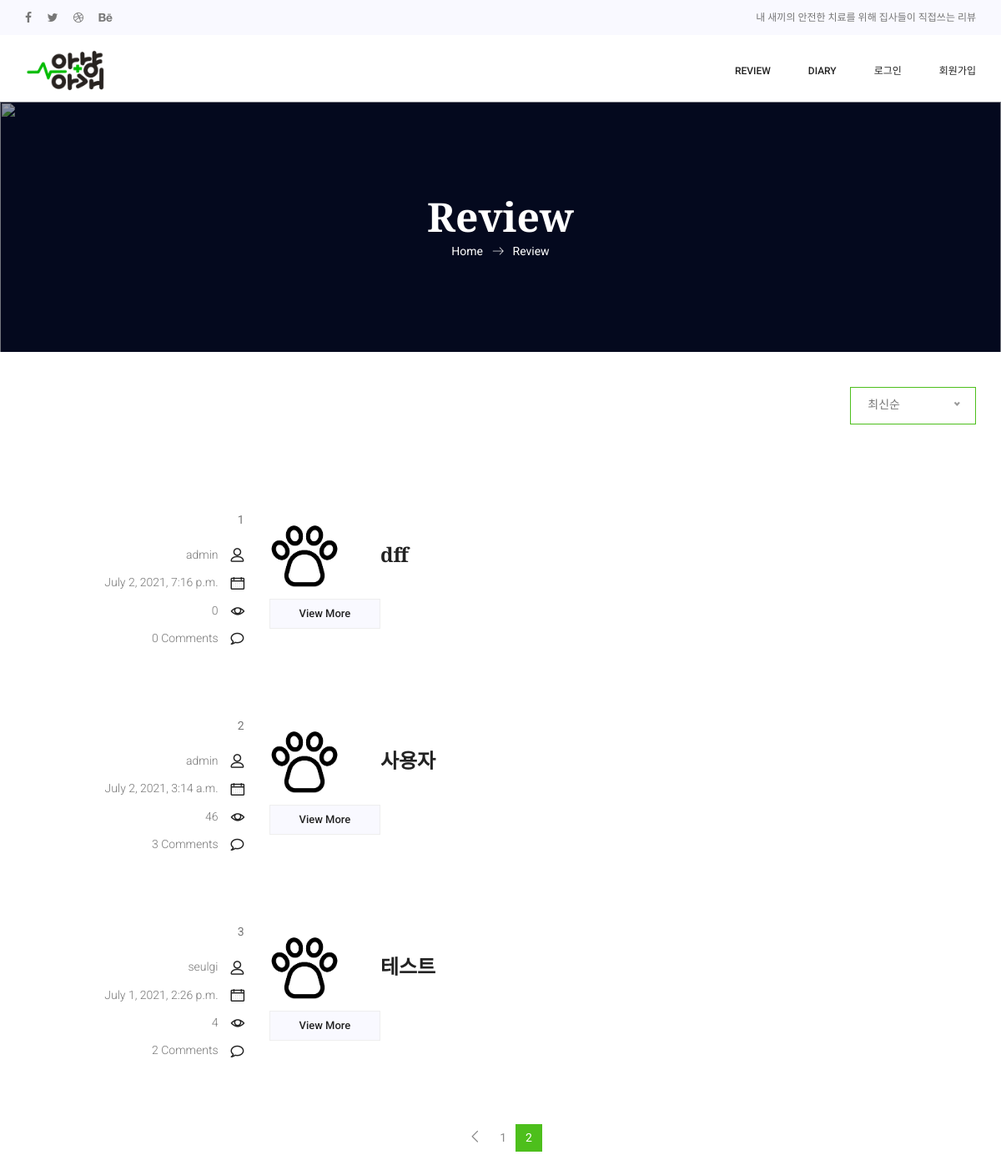
The app's page /reviews/ReviewList/?kw=&page=2 with its own data.
### reviews/models.py (models this page shows, shortened)
class Review(models.Model):
    id = models.AutoField(primary_key=True)
    title = models.CharField(max_length=50, null=False)
    hospital = models.CharField(max_length=100, null=True)
    content = models.TextField()
    pub_date = models.DateTimeField()
    writer = models.ForeignKey(User, on_delete=models.CASCADE, null=True, blank=True)
    view_count = models.IntegerField(default=0)

### reviews/views.py (the view)
# urls.py: path('ReviewList/', ReviewList, name="ReviewList"),  # 게시글 목룍 페이지
def ReviewList(request):
    reviews = Review.objects.all().order_by('-pub_date')
    kw = request.GET.get('kw', '')  # 검색어
    if kw:
        reviews = reviews.filter(  # reviews로 받고 아래에서 page당 3개씩 받는 원리
            Q(title__icontains=kw) |  # 제목검색
            Q(writer__username__icontains=kw) |# writer검색
            Q(hospital__icontains=kw)  # 병원검색
        ).distinct()
    paginator = Paginator(reviews, 3)
    page = request.GET.get('page', '1')  # 페이지
    page_obj = paginator.get_page(page)
    context = {'reviews':page_obj, 'kw' : kw, 'page':page}
    return render(request, 'reviews/ReviewList.html', context)

### reviews/templates/reviews/ReviewList.html (shortened to what this page needs)
{% extends 'base.html' %}
{% load static %}
{% block content %}
<section class="banner_area">
  <div class="banner_inner d-flex align-items-center">
    <img src="{% static 'img/gallery/banner.png' %}" alt="" style="object-position: center; object-fit: cover;">
    <div class="container">
      <div class="banner_content text-center">
        <h2>Review</h2>
        <div class="page_link">
          <a href="{% url 'main' %}">Home</a>
          <a href="{% url 'reviews:ReviewList' %}">Review</a>
        </div>
      </div>
    </div>
  </div>
</section>
<section class="blog_area">
  <div class="container">
    <div class="single-element-widget sort">
      <div class="single-element-widget default-select sort-select" id="default-select">
      </div>
    </div>
    <div class="row">
      <div class="col-lg-12">
        <div class="blog_left_sidebar">
          {% for review in reviews %}
          <article class="row blog_item">
            <div class="col-md-3">
              <div class="blog_info text-right">
                <div class="post_tag">
                  {{ forloop.counter }}
                </div>
                <ul class="blog_meta list">
                  <li><a href="#">{{review.writer}}<i class="lnr lnr-user"></i></a></li>
                  <li><a href="#">{{review.pub_date}}<i class="lnr lnr-calendar-full"></i></a></li>
                  <li><a href="#">{{review.view_count}}<i class="lnr lnr-eye"></i></a></li>
                  <li><a href="#">{{review.comments.count}} Comments<i class="lnr lnr-bubble"></i></a></li>
                </ul>
              </div>
            </div>
            <div class="col-md-9">
              <div class="blog_post">
                <div class="blog_details">
                  <a href="{%url 'reviews:ReviewDetail' review.id%}">
                    <h2>
                      <img class="foot" src="{% static 'img/gallery/foot.png' %}">
                      {{review.title}}
                    </h2>
                  </a>
                  <a href="{%url 'reviews:ReviewDetail' review.id%}" class="white_bg_btn">View More</a>
                </div>
              </div>
            </div>
          </article>
          {% endfor %}
          <nav class="blog-pagination justify-content-center d-flex">
            <ul class="pagination">
              {% if reviews.has_previous %}
              <li class="page-item">
                <a data-page="{{ reviews.previous_page_number }}"
                  href="?kw={{ kw }}&page={{ reviews.previous_page_number }}" tabindex="-1" class="page-link"
                  aria-label="Previous">
                  <span aria-hidden="true">
                    <span class="lnr lnr-chevron-left"></span>
                  </span>
                </a>
              </li>
              {% endif %}
              {% for page_number in reviews.paginator.page_range %}
              {% if page_number == reviews.number %}
              <li class="page-item active">
                <a href="?kw={{ kw }}&page={{ page_number }}" class="page-link"
                  data-page="{{ page_number }}">{{page_number}}</a>
              </li>
              {% else %}
              <li class="page-item">
                <a href="?kw={{ kw }}&page={{ page_number }}" class="page-link"
                  data-page="{{ page_number }}">{{page_number}}</a>
              </li>
              {% endif %}
              {% endfor %}
            </ul>
          </nav>
        </div>
      </div>
    </div>
  </div>
</section>
<link rel="stylesheet" href="{% static 'css/component/mypage.css' %}" />
<link rel="stylesheet" href="{% static 'css/component/ReviewList.css' %}" />
{% endblock %}

### anyang_agae/static/css/style.css (style rules this page uses)
.list { list-style: none; margin: 0px; padding: 0px; }
a { text-decoration: none; transition: all 0.3s ease-in-out; }
body { line-height: 24px; font-size: 14px; font-family: "Roboto", sans-serif; font-weight: normal; color: #777777; }
h1, h2, h3, h4, h5, h6 { font-family: "Playfair Display", serif; font-weight: bold; }
@media (min-width: 1200px) { .container { max-width: 1170px; } }
.header_area + section, .header_area + row, .header_area + div { margin-top: 122px; }
.banner_area { position: relative; z-index: 1; min-height: 300px; }
.banner_area .banner_inner { position: relative; overflow: hidden; width: 100%; min-height: 300px; background: #04091e; z-index: 1; }
.banner_area .banner_inner .banner_content h2 { color: #fff; font-size: 48px; font-family: "Playfair Display", serif; margin-bottom: 0px; font-weight: bold; }
.banner_area .banner_inner .banner_content .page_link a { font-size: 14px; color: #fff; font-family: "Roboto", sans-serif; margin-right: 32px; position: relative; }
.banner_area .banner_inner .banner_content .page_link a:before { content: "\e87a"; font-family: "Linearicons-Free"; position: absolute; right: -25px; top: 50%; transform: translateY(-50%); }
.banner_area .banner_inner .banner_content .page_link a:last-child { margin-right: 0px; }
.banner_area .banner_inner .banner_content .page_link a:last-child:before { display: none; }
.blog_item { margin-bottom: 40px; }
.blog_info { padding-top: 30px; }
.blog_info .post_tag { padding-bottom: 20px; }
.blog_info .blog_meta li a { font: 300 14px/20px "Roboto", sans-serif; color: #777777; vertical-align: middle; padding-bottom: 12px; display: inline-block; }
.blog_info .blog_meta li a i { color: #222222; font-size: 16px; font-weight: 600; padding-left: 15px; line-height: 20px; vertical-align: middle; }
.blog_post img { max-width: 100%; }
.blog_details { padding-top: 20px; }
.blog_details h2 { font-size: 24px; line-height: 36px; color: #222222; font-weight: 600; transition: all 0.3s linear; }
.blog-pagination { padding-top: 25px; padding-bottom: 95px; }
.blog-pagination .page-link { border-radius: 0; }
.blog-pagination .page-item { border: none; }
.page-link { background: transparent; font-weight: 400; }
.blog-pagination .page-item.active .page-link { background-color: #4dbf1c; border-color: transparent; color: #fff; }
.blog-pagination .page-link { position: relative; display: block; padding: 0.5rem 0.75rem; margin-left: -1px; line-height: 1.25; color: #8a8a8a; border: none; }
.blog-pagination .page-link .lnr { font-weight: 600; }
.blog-pagination .page-item:last-child .page-link, .blog-pagination .page-item:first-child .page-link { border-radius: 0; }
h2 { font-size: 30px; }
.single-element-widget { margin-bottom: 30px; }
.default-select { height: 40px; }
.white_bg_btn { display: inline-block; background: #f9f9ff; padding: 0px 35px; color: #222222; font-family: "Roboto", sans-serif; font-size: 13px; font-weight: 500; line-height: 34px; border-radius: 0px; outline: none !important; box-shadow: none !important; text-align: center; border: 1px solid #eeeeee; cursor: pointer; transition: all 300ms linear 0s; }

### anyang_agae/static/css/variable.css (style rules this page uses)
:root { --main-green: #4dbf1c; --main-orange: #f8b600; }

### anyang_agae/static/css/component/mypage.css (style rules this page uses)
.banner_inner > img { position: absolute; left: 0; right: 0; top: 0; width: 100%; height: 150%; bottom: 0; z-index: -1; opacity: 0.6; }

### anyang_agae/static/css/component/ReviewList.css (style rules this page uses)
.foot { width: 10%; height: auto; margin-right: 5%; }
.sort { display: flex; flex-direction: column; align-items: flex-end; margin: 3em 0; }
.sort-select { border: 1px solid var(--main-green); height: 45px; }

### records on screen
Review: writer "admin", pub_date "July 2, 2021, 7:16 p.m.", view_count "0", comments.count "0", title "dff"
Review: writer "admin", pub_date "July 2, 2021, 3:14 a.m.", view_count "46", comments.count "3", title "사용자"
Review: writer "seulgi", pub_date "July 1, 2021, 2:26 p.m.", view_count "4", comments.count "2", title "테스트"

### other values on screen
{{ page_number }} "1"
{{ page_number }} "2"
